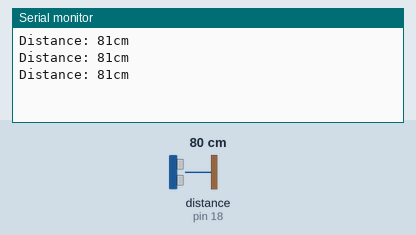
Recording of a sketch running on a simulated Arduino Uno, built with avr-gcc and run on an emulated ATmega328P. Shown: the last lines printed to the serial monitor. The inputs (shaded band) are chosen by the test bench; at power-on: distance to the obstacle (sensor on pin 18) 80 cm. The echo pulse lasts 58.3 µs per cm.

Above: at 1.3 s.
1.4 s: distance to the obstacle (sensor on pin 18) set to 2 cm
At 1.9 s:
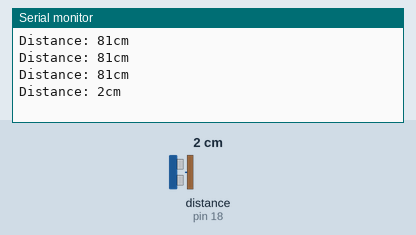
2.9 s: distance to the obstacle (sensor on pin 18) set to 4 cm
At 3.4 s:
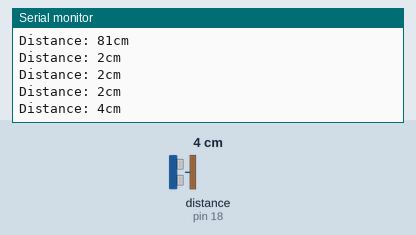
Timing chart, 0 to 5.9 s (numbered marks = the images above; inputs shaded):
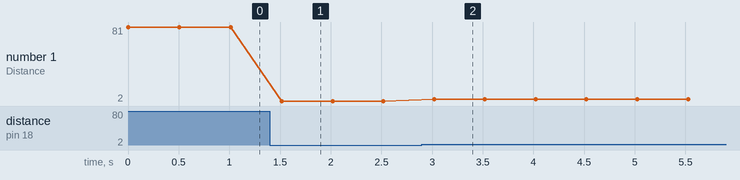

Measured:
- after the input at 1.4 s, the serial monitor: prints a new line after 0.12 s (image 1)
- after the input at 2.9 s, the serial monitor: prints a new line after 0.12 s (image 2)
- plotted number 1: 81 → 2 after the input at 1.4 s, 2 → 4 after the input at 2.9 s

The sketch:

ultrasonic_sensor.ino
```cpp
#include <NewPing.h>
#define TRIGGER_PIN  5
#define ECHO_PIN     18
#define MAX_DISTANCE 200
NewPing sonar(TRIGGER_PIN, ECHO_PIN, MAX_DISTANCE);
void setup()
{
  Serial.begin(115200);
}
void loop()
{

  Serial.print("Distance: ");
  Serial.print(sonar.ping_cm());
  Serial.println("cm");
  delay(500);
}
```
